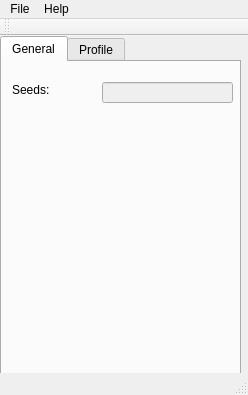
<?xml version="1.0" encoding="UTF-8"?>
<ui version="4.0">
 <class>QtViewClass</class>
 <widget class="QMainWindow" name="QtViewClass">
  <property name="geometry">
   <rect>
    <x>0</x>
    <y>0</y>
    <width>248</width>
    <height>395</height>
   </rect>
  </property>
  <property name="sizePolicy">
   <sizepolicy hsizetype="Fixed" vsizetype="Fixed">
    <horstretch>0</horstretch>
    <verstretch>0</verstretch>
   </sizepolicy>
  </property>
  <property name="windowTitle">
   <string>Ham Ham Games Edit</string>
  </property>
  <property name="windowIcon">
   <iconset>
    <normaloff>../../../../../TheHackMap/Hamtaro/Ham-Ham Games/HamHamGamesEdit.PNG</normaloff>../../../../../TheHackMap/Hamtaro/Ham-Ham Games/HamHamGamesEdit.PNG</iconset>
  </property>
  <widget class="QWidget" name="centralWidget">
   <widget class="QTabWidget" name="tabWidget">
    <property name="geometry">
     <rect>
      <x>0</x>
      <y>0</y>
      <width>241</width>
      <height>341</height>
     </rect>
    </property>
    <property name="currentIndex">
     <number>0</number>
    </property>
    <widget class="QWidget" name="tabGeneral">
     <attribute name="title">
      <string>General</string>
     </attribute>
     <widget class="QLabel" name="label_2">
      <property name="geometry">
       <rect>
        <x>10</x>
        <y>20</y>
        <width>47</width>
        <height>16</height>
       </rect>
      </property>
      <property name="text">
       <string>Seeds:</string>
      </property>
     </widget>
     <widget class="QLineEdit" name="txtSeeds">
      <property name="enabled">
       <bool>false</bool>
      </property>
      <property name="geometry">
       <rect>
        <x>100</x>
        <y>20</y>
        <width>131</width>
        <height>21</height>
       </rect>
      </property>
      <property name="sizePolicy">
       <sizepolicy hsizetype="Fixed" vsizetype="Fixed">
        <horstretch>0</horstretch>
        <verstretch>0</verstretch>
       </sizepolicy>
      </property>
     </widget>
    </widget>
    <widget class="QWidget" name="tabProfile">
     <attribute name="title">
      <string>Profile</string>
     </attribute>
     <widget class="QLabel" name="label">
      <property name="geometry">
       <rect>
        <x>10</x>
        <y>20</y>
        <width>61</width>
        <height>16</height>
       </rect>
      </property>
      <property name="text">
       <string>Username:</string>
      </property>
     </widget>
     <widget class="QLabel" name="label_3">
      <property name="geometry">
       <rect>
        <x>10</x>
        <y>70</y>
        <width>47</width>
        <height>21</height>
       </rect>
      </property>
      <property name="text">
       <string>Greeting:</string>
      </property>
     </widget>
     <widget class="QLabel" name="label_4">
      <property name="geometry">
       <rect>
        <x>10</x>
        <y>100</y>
        <width>47</width>
        <height>20</height>
       </rect>
      </property>
      <property name="text">
       <string>Goodbye:</string>
      </property>
     </widget>
     <widget class="QLabel" name="label_5">
      <property name="geometry">
       <rect>
        <x>10</x>
        <y>130</y>
        <width>51</width>
        <height>21</height>
       </rect>
      </property>
      <property name="text">
       <string>Gratitude:</string>
      </property>
     </widget>
     <widget class="QLabel" name="label_6">
      <property name="geometry">
       <rect>
        <x>10</x>
        <y>160</y>
        <width>61</width>
        <height>21</height>
       </rect>
      </property>
      <property name="text">
       <string>Reasoning:</string>
      </property>
     </widget>
     <widget class="QLabel" name="label_7">
      <property name="geometry">
       <rect>
        <x>10</x>
        <y>190</y>
        <width>71</width>
        <height>16</height>
       </rect>
      </property>
      <property name="text">
       <string>Future job:</string>
      </property>
     </widget>
     <widget class="QLabel" name="label_8">
      <property name="geometry">
       <rect>
        <x>10</x>
        <y>220</y>
        <width>81</width>
        <height>16</height>
       </rect>
      </property>
      <property name="text">
       <string>Language:</string>
      </property>
     </widget>
     <widget class="QLabel" name="label_9">
      <property name="geometry">
       <rect>
        <x>10</x>
        <y>250</y>
        <width>81</width>
        <height>16</height>
       </rect>
      </property>
      <property name="text">
       <string>Fevorite food:</string>
      </property>
     </widget>
     <widget class="QLabel" name="label_10">
      <property name="geometry">
       <rect>
        <x>10</x>
        <y>280</y>
        <width>81</width>
        <height>20</height>
       </rect>
      </property>
      <property name="text">
       <string>Dream vacation:</string>
      </property>
     </widget>
     <widget class="QLineEdit" name="txtGreeting">
      <property name="enabled">
       <bool>false</bool>
      </property>
      <property name="geometry">
       <rect>
        <x>100</x>
        <y>70</y>
        <width>133</width>
        <height>21</height>
       </rect>
      </property>
     </widget>
     <widget class="QLineEdit" name="txtGoodbye">
      <property name="enabled">
       <bool>false</bool>
      </property>
      <property name="geometry">
       <rect>
        <x>100</x>
        <y>100</y>
        <width>131</width>
        <height>21</height>
       </rect>
      </property>
     </widget>
     <widget class="QLineEdit" name="txtGratitude">
      <property name="enabled">
       <bool>false</bool>
      </property>
      <property name="geometry">
       <rect>
        <x>100</x>
        <y>130</y>
        <width>131</width>
        <height>21</height>
       </rect>
      </property>
     </widget>
     <widget class="QLineEdit" name="txtReasoning">
      <property name="enabled">
       <bool>false</bool>
      </property>
      <property name="geometry">
       <rect>
        <x>100</x>
        <y>160</y>
        <width>131</width>
        <height>21</height>
       </rect>
      </property>
     </widget>
     <widget class="QLineEdit" name="txtJob">
      <property name="enabled">
       <bool>false</bool>
      </property>
      <property name="geometry">
       <rect>
        <x>100</x>
        <y>190</y>
        <width>131</width>
        <height>21</height>
       </rect>
      </property>
     </widget>
     <widget class="QLineEdit" name="txtLanguage">
      <property name="enabled">
       <bool>false</bool>
      </property>
      <property name="geometry">
       <rect>
        <x>100</x>
        <y>220</y>
        <width>131</width>
        <height>21</height>
       </rect>
      </property>
     </widget>
     <widget class="QLineEdit" name="txtFood">
      <property name="enabled">
       <bool>false</bool>
      </property>
      <property name="geometry">
       <rect>
        <x>100</x>
        <y>250</y>
        <width>131</width>
        <height>21</height>
       </rect>
      </property>
     </widget>
     <widget class="QLineEdit" name="txtVacation">
      <property name="enabled">
       <bool>false</bool>
      </property>
      <property name="geometry">
       <rect>
        <x>100</x>
        <y>280</y>
        <width>131</width>
        <height>21</height>
       </rect>
      </property>
     </widget>
     <widget class="QLineEdit" name="txtUsername">
      <property name="enabled">
       <bool>false</bool>
      </property>
      <property name="geometry">
       <rect>
        <x>100</x>
        <y>20</y>
        <width>131</width>
        <height>21</height>
       </rect>
      </property>
      <property name="sizePolicy">
       <sizepolicy hsizetype="Fixed" vsizetype="Fixed">
        <horstretch>0</horstretch>
        <verstretch>0</verstretch>
       </sizepolicy>
      </property>
     </widget>
    </widget>
   </widget>
  </widget>
  <widget class="QMenuBar" name="menuBar">
   <property name="geometry">
    <rect>
     <x>0</x>
     <y>0</y>
     <width>248</width>
     <height>21</height>
    </rect>
   </property>
   <widget class="QMenu" name="menuFile">
    <property name="title">
     <string>File</string>
    </property>
    <addaction name="actionOpen"/>
    <addaction name="actionSave"/>
    <addaction name="actionSave_As"/>
    <addaction name="separator"/>
    <addaction name="actionQuit"/>
   </widget>
   <widget class="QMenu" name="menuHelp">
    <property name="title">
     <string>Help</string>
    </property>
    <addaction name="actionAbout"/>
   </widget>
   <addaction name="menuFile"/>
   <addaction name="menuHelp"/>
  </widget>
  <widget class="QToolBar" name="mainToolBar">
   <attribute name="toolBarArea">
    <enum>TopToolBarArea</enum>
   </attribute>
   <attribute name="toolBarBreak">
    <bool>false</bool>
   </attribute>
  </widget>
  <widget class="QStatusBar" name="statusBar"/>
  <action name="actionAbout">
   <property name="text">
    <string>About...</string>
   </property>
  </action>
  <action name="actionOpen">
   <property name="text">
    <string>Open...</string>
   </property>
  </action>
  <action name="actionSave">
   <property name="enabled">
    <bool>false</bool>
   </property>
   <property name="text">
    <string>Save</string>
   </property>
  </action>
  <action name="actionSave_As">
   <property name="enabled">
    <bool>false</bool>
   </property>
   <property name="text">
    <string>Save As...</string>
   </property>
  </action>
  <action name="action">
   <property name="text">
    <string>-</string>
   </property>
  </action>
  <action name="actionQuit">
   <property name="text">
    <string>Quit</string>
   </property>
  </action>
 </widget>
 <layoutdefault spacing="6" margin="11"/>
 <resources>
  <include location="QtView.qrc"/>
 </resources>
 <connections/>
</ui>
